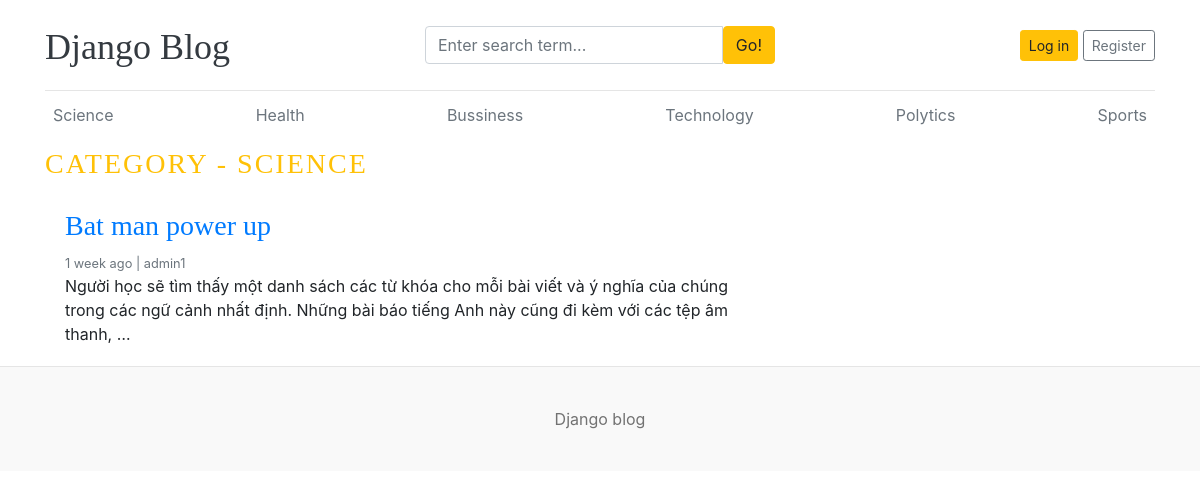
Page /category/1/ on the committed database.
### blogs/models.py (models this page shows, shortened)
class Category(models.Model):
    category_name = models.CharField(max_length=50, unique=True) # Tên danh mục, tối đa 50 ký tự, không được trùng lặp
    created_at = models.DateTimeField(auto_now_add=True)  # Thời gian tạo, tự động gán khi bản ghi được tạo lần đầu
    updated_at = models.DateTimeField(auto_now=True)      # Thời gian cập nhật, tự động cập nhật mỗi khi bản ghi được lưu
    def __str__(self):
        return self.category_name  # Giúp hiển thị rõ tên danh mục trong admin
    class Meta:
        verbose_name_plural = 'Categories'

class Blogs(models.Model):
    title = models.CharField(max_length=100, unique=True)  # Tiêu đề bài viết, tối đa 100 ký tự, không trùng
    slug = models.SlugField(unique=True, blank=True)       # Đường dẫn thân thiện, không trùng, cho phép bỏ trống
    category = models.ForeignKey(Category, on_delete=models.CASCADE)  # Liên kết đến danh mục, xóa danh mục thì bài viết cũng bị xóa
    author = models.ForeignKey(User, on_delete=models.CASCADE)        # Liên kết đến người dùng (tác giả)
    blog_image = models.ImageField(upload_to='uploads/%y/%m/%d')      # Hình ảnh bài viết, lưu theo thư mục năm/tháng/ngày
    short_description = models.TextField(max_length=1000)             # Mô tả ngắn gọn bài viết, tối đa 1000 ký tự
    blog_body = models.TextField(max_length=3000)                     # Nội dung đầy đủ của bài viết, tối đa 3000 ký tự
    status = models.CharField(max_length = 100,choices = STATUS_CHOICE, default = 'draft')  # Trạng thái bài viết: nháp hoặc đã đăng
    is_feacherd = models.BooleanField(default=False)                  # Đánh dấu bài viết có phải là nổi bật không (nên sửa thành is_featured)
    created_at = models.DateTimeField(auto_now_add=True)              # Ngày tạo bài viết, tự động thêm khi tạo
    updated_at = models.DateTimeField(auto_now=True)                  # Ngày cập nhật bài viết, tự động thay đổi khi lưu
    class Meta:
        verbose_name_plural = 'Blogs'

### blogs/views.py (the view)
# urls.py: path('<int:category_id>/', views.posts_by_category, name='posts_by_category')
def posts_by_category(request, category_id):
    posts = Blogs.objects.filter(status='published', category = category_id )
    category = get_object_or_404(Category, pk=category_id)
    context = {
        'posts' : posts,
        'category':category
    }
    return render(request, 'posts_by_category.html', context)

### blogs/context_processors.py (called while the page is built)
def get_categories(request):
    categories = Category.objects.all()
    return dict(categories = categories)

### templates/posts_by_category.html
{% extends 'base/base.html' %}
{% block content %}
  <h3 class="text-uppercase text-warning" style="letter-spacing: 2px;">Category - {{ category }}</h3>
  <main role="main" class="container p-0">
    <div class="row">
      <div class="col-md-8 blog-main">
        {% for post in posts %}
         <div class="card border-0" >
          <div class="card-body">
            <h3><a href="{% url 'blogs' post.slug%}">{{ post.title }}</a></h3>
            <small class="mb-1 text-muted">{{post.created_at | timesince}} ago | {{ post.author }}</small>
            <p class="card-text">{{ post.short_description | truncatewords:40 }}</p>
          </div>
      </div>
        {% endfor %}
      </div>
    </div>
  </main>
</div>
{% endblock %}

### templates/base/header.html (shortened to what this page needs)
{% load static %}
<!DOCTYPE html>
<html lang="en">
<head>
    <link href="https://getbootstrap.com/docs/4.0/dist/css/bootstrap.min.css" rel="stylesheet">
    <link href="{% static 'css/blog.css' %}" rel="stylesheet">
    <link rel="stylesheet" href="https://cdnjs.cloudflare.com/ajax/libs/font-awesome/4.7.0/css/font-awesome.min.css">
  </head>
<body>
    <div class="container">
      <header class="blog-header py-3">
        <div class="row flex-nowrap justify-content-between align-items-center">
          <div class="col-4 pt-1">
            <a class="blog-header-logo text-dark" href="/">Django Blog</a>
          </div>
          <div class="col-4">
            <form action="{% url 'search' %}" method="GET">
              <div class="input-group">
                <input class="form-control" name="keyword" type="text" placeholder="Enter search term..." aria-label="Enter search term..." aria-describedby="button-search" />
                <button type="submit" class="btn btn-warning" id="button-search" type="button">Go!</button>
            </div>
            </form>
          </div>
          <div class="col-4 d-flex justify-content-end align-items-center">
            {% if not user.is_authenticated %}
            <a class="btn btn-sm btn-warning" href="{% url 'login' %}">Log in</a> &nbsp;
            <a class="btn btn-sm btn-outline-secondary" href="{% url 'register' %}">Register</a>
            {% else %}
            <span><a href="{% url 'dashboard' %}" class="btn btn-warning">Dashboard</a></span> &nbsp;
            <span><a href="{% url 'logout' %}">Log out</a></span>
            {% endif %}
          </div>
        </div>
      </header>
      <div class="nav-scroller py-1 mb-2">
        <nav class="nav d-flex justify-content-between">
          {% for cat in categories %}
          <a class="p-2 text-muted" href="{% url 'posts_by_category' cat.id %}">{{ cat.category_name }}</a>
          {% endfor %}
        </nav>
      </div>

### static/css/blog.css (style rules this page uses)
.blog-header { border-bottom: 1px solid #e5e5e5; }
.blog-header-logo { font-family: "Playfair Display", Georgia, "Times New Roman", serif; font-size: 2.25rem; }
h1, h2, h3, h4, h5, h6 { font-family: "Playfair Display", Georgia, "Times New Roman", serif; }

### rows in the picture
Category: category_name "Science", category_name "SCIENCE"
Category: category_name "Health"
Category: category_name "Bussiness"
Category: category_name "Technology"
Category: category_name "Polytics"
Category: category_name "Sports"
Blogs: title "Bat man power up", created_at "1 week", author "admin1", short_description "Người học sẽ tìm thấy một danh sách các từ khóa cho mỗi bài viết và ý nghĩa của chúng trong các ngữ cảnh nhất định. Những bài báo tiếng Anh này cũng đi kèm với các tệp âm thanh, …"
